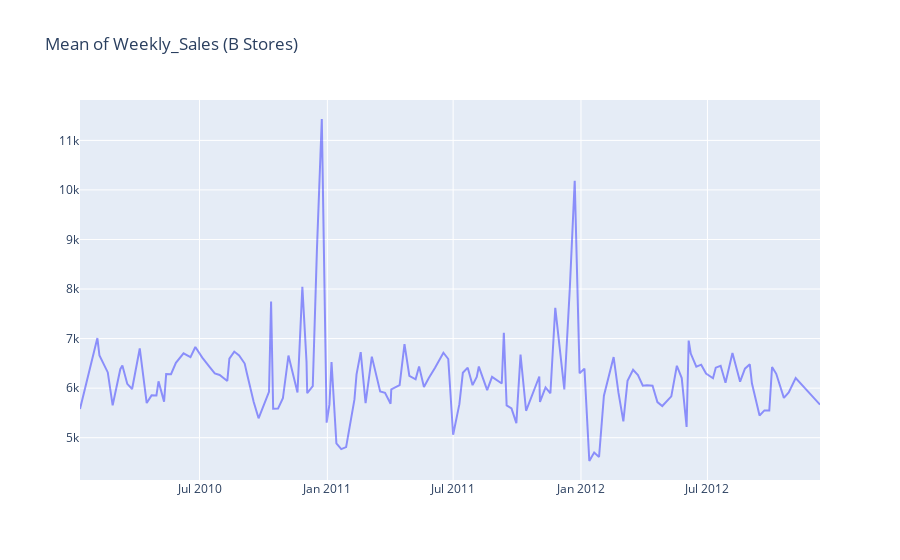

Write notebook code for a chart like this one.
### Code cell
plot_min_max_avg (sales_stores_bytype['B'], 'Weekly_Sales', 'Date', ' (B Stores)', 'mean')

### Figure 1 — Plotly figure (JSON) as saved in the notebook; plotly's stock layout.template omitted (floating-point values rounded to 4 significant figures; data arrays with more than 128 entries replaced by an {"elided": "..."} marker saying what was removed)
{"data": [{"line": {"color": "blue"}, "name": "q50", "opacity": 0.4, "type": "scatter", "x": {"elided": "143 str values"}, "y": {"elided": "143 float values"}}], "layout": {"title": {"text": "Mean of Weekly_Sales (B Stores)"}}}
